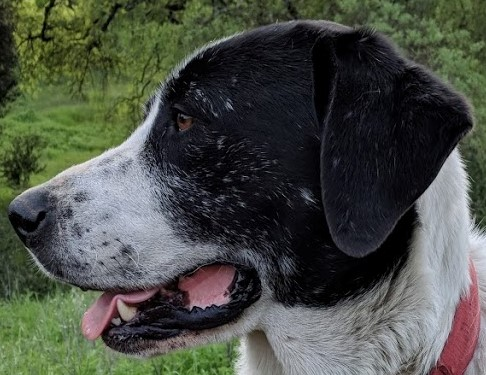
#> input picture DATA/sammy_face.jpg, 486 x 375 px
$ jupyter execute lecture3.ipynb   (shell and % lines are left out)
#> lines starting #> are read from the running program, lines starting #| are printed output that depends on the picture; after the words box and inside, x2 and y2 are one past the last pixel; in counts of white or black regions, pixels touching at a corner belong together
[cell 1]
import cv2
import numpy as np
import matplotlib.pyplot as plt

[cell 2]
img=cv2.imread(r'../DATA/sammy_face.jpg')
#> img is the input picture: shape (375, 486, 3); mean B, G, R 70, 78.7, 74.2

[cell 3]
plt.imshow(img)

[cell 4]
edges=cv2.Canny(image=img,threshold1=127,threshold2=127)
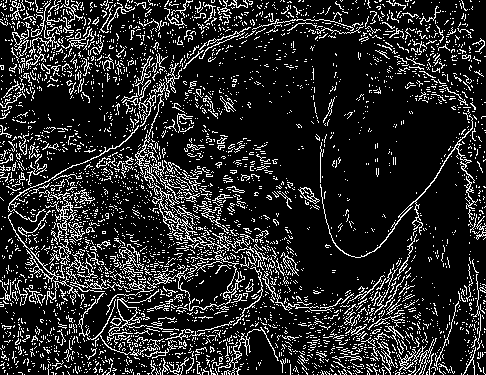
#> edges: shape (375, 486); 15.6% white in thin lines or dots

[cell 5]
plt.imshow(edges)

[cell 6]
edges=cv2.Canny(image=img,threshold1=0,threshold2=255)
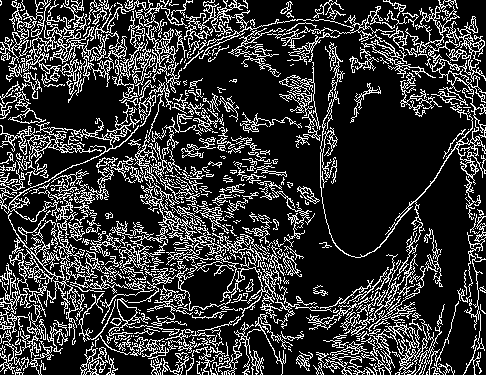
#> edges: shape (375, 486); 21% white in thin lines or dots
plt.imshow(edges)

[cell 7]
med_val=np.median(img)
#> med_val = 64

[cell 8]
med_val
#> Out = 64

[cell 9]
#LOWER THERESHOLD TO EITHER 0 OR 70% OF THE MEDIAN VALUE WHICHEVER IS GREATER
lower=int(max(0,0.7*med_val))
#> lower = 44
#UPPER THRESHOLD TO EITHER 130% OF THE MEDIAN OR THE MAX 255,WHICH IS SMALLER
upper=int(min(255,1.3*med_val))
#> upper = 83

[cell 10]
edges=cv2.Canny(image=img,threshold1=lower,threshold2=upper)
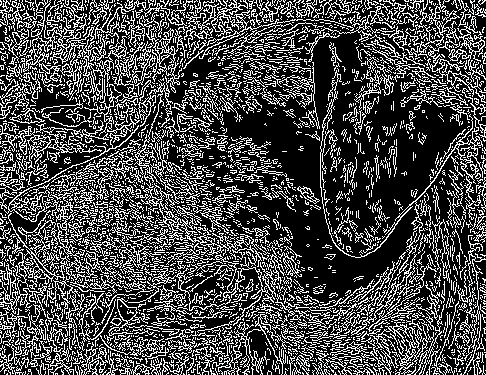
#> edges: shape (375, 486); 28.7% white in thin lines or dots
plt.imshow(edges)

[cell 11]
#ACTUALLY IT PERFORMED BAD RESULT

[cell 12]
upper
#> Out = 83

[cell 13]
blurred_img=cv2.blur(img,ksize=(5,5))
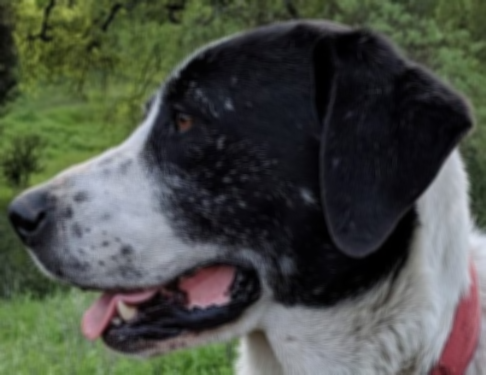
#> blurred_img: shape (375, 486, 3); mean B, G, R 70, 78.7, 74.2

[cell 14]
edges=cv2.Canny(image=blurred_img,threshold1=lower,threshold2=upper)
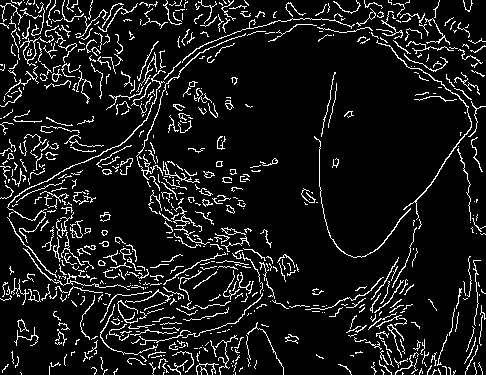
#> edges: shape (375, 486); 9.4% white in thin lines or dots
plt.imshow(edges)

$ run again, with DATA/Denis_Mukwege.jpg copied over DATA/sammy_face.jpg
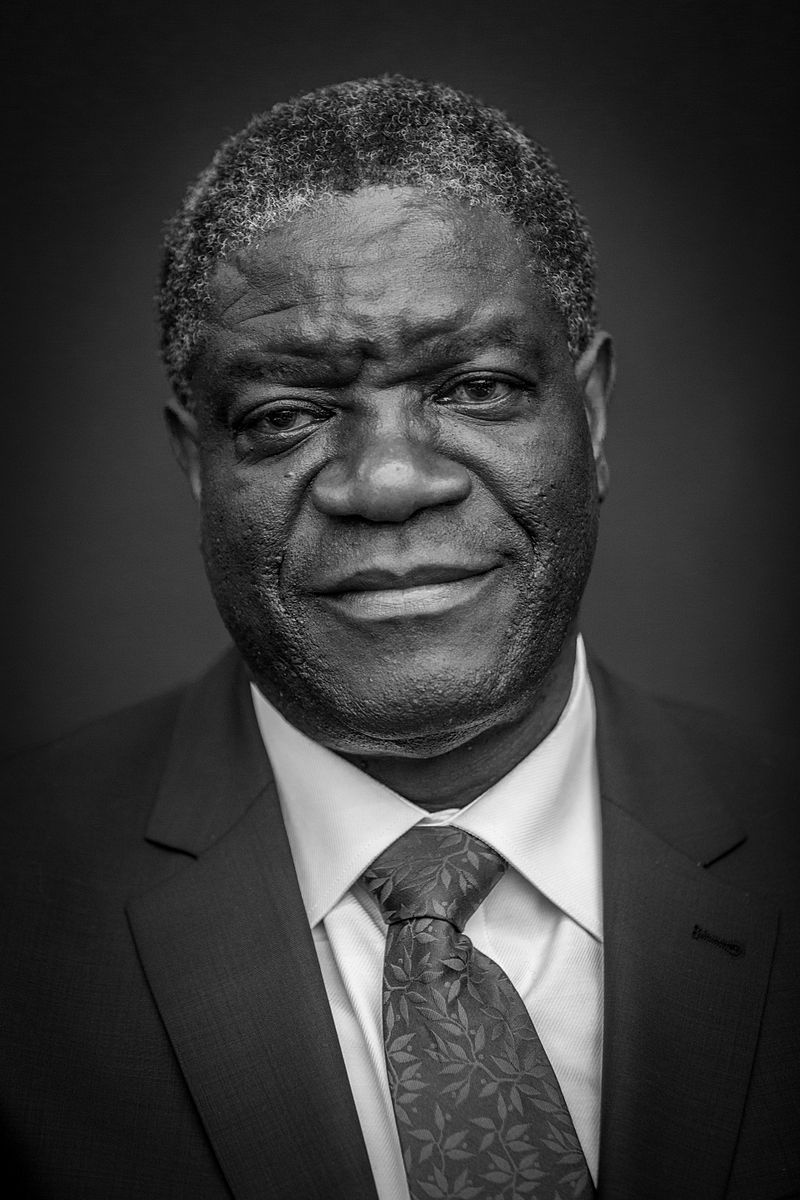
#> input picture DATA/Denis_Mukwege.jpg, 800 x 1200 px
#> img is the input picture: shape (1200, 800, 3); min 0, max 255, mean 58.8
#> `edges=cv2.Canny(image=img,threshold1=0,threshold2=255)`:
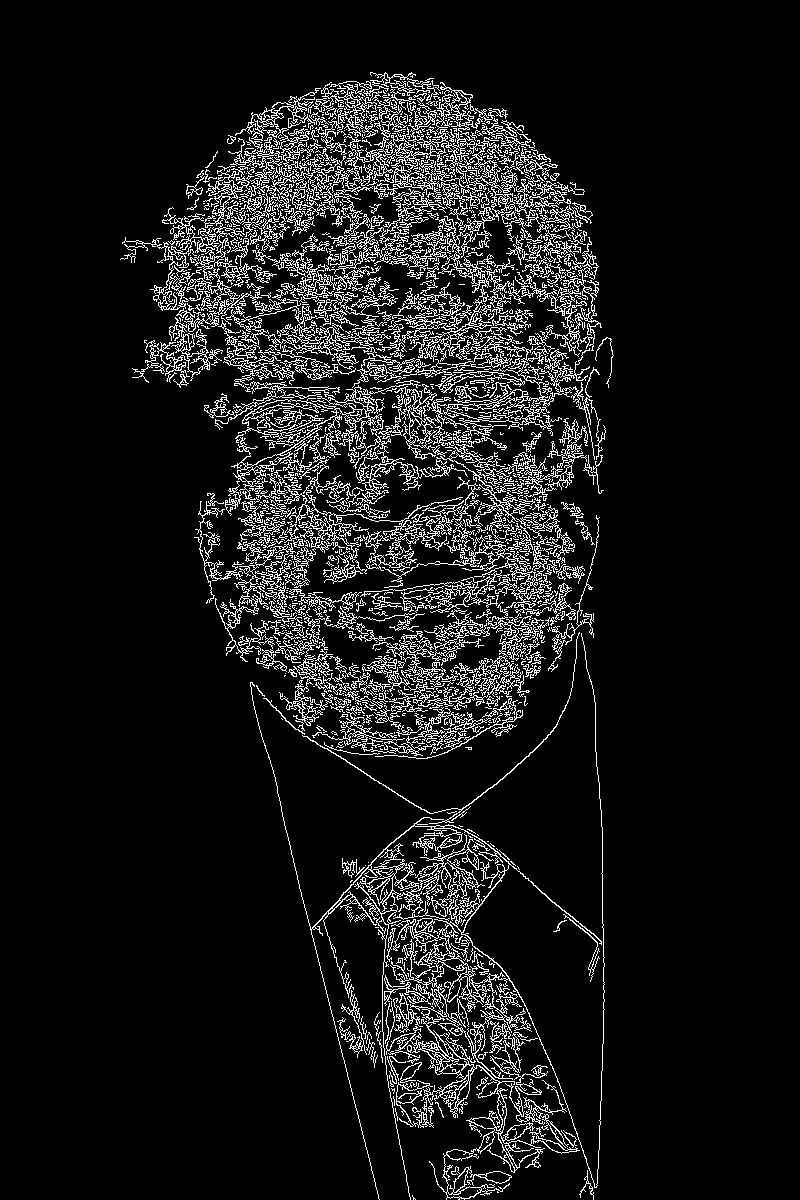
#> edges: shape (1200, 800); 9.1% white in thin lines or dots, all inside (x1, y1, x2, y2) = (120, 72, 614, 1200)
#> med_val = 43
#> lower = 30
#> upper = 55
#> `edges=cv2.Canny(image=blurred_img,threshold1=lower,threshold2=upper)`:
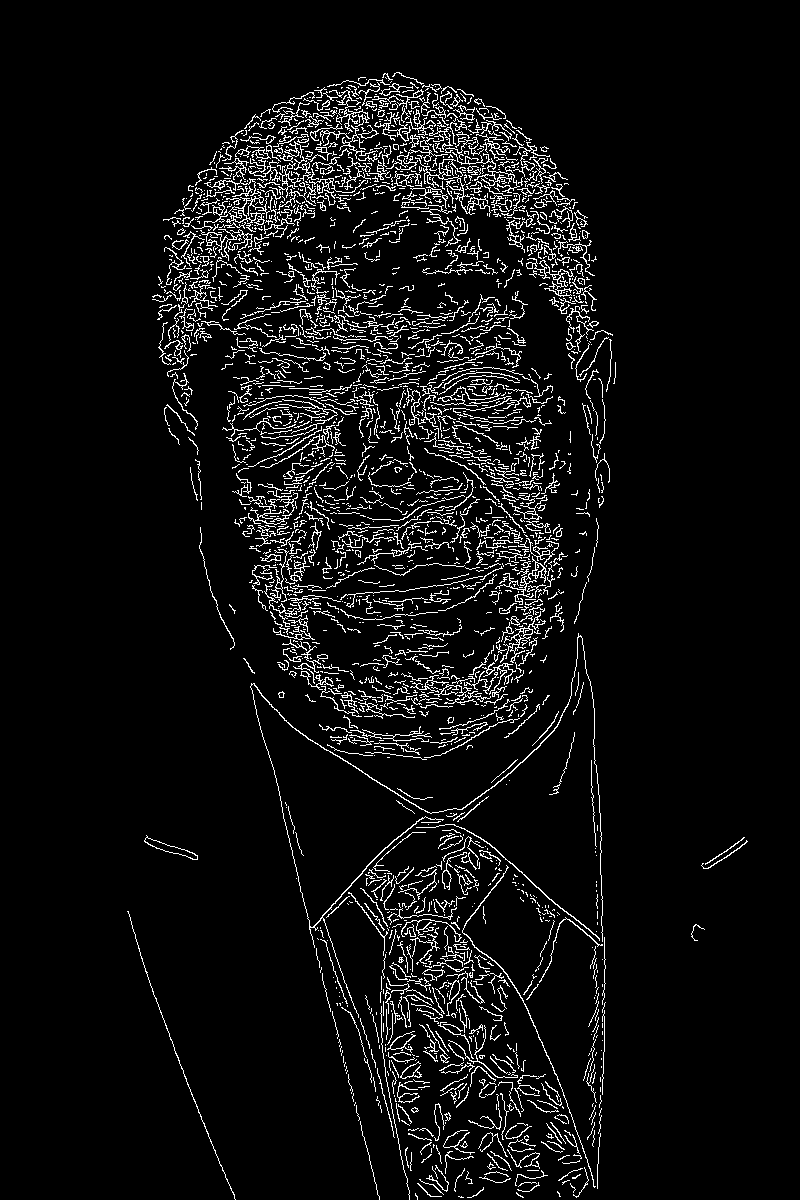
#> edges: shape (1200, 800); 6% white in thin lines or dots, all inside (x1, y1, x2, y2) = (127, 72, 748, 1200)

$ run again, with DATA/Nadia_Murad.jpg copied over DATA/sammy_face.jpg
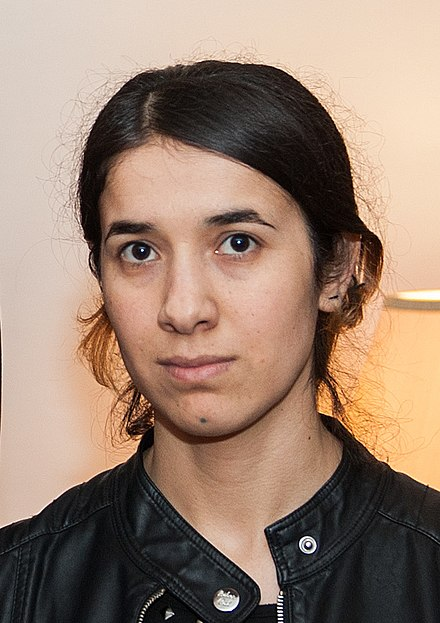
#> input picture DATA/Nadia_Murad.jpg, 440 x 623 px
#> img is the input picture: shape (623, 440, 3); mean B, G, R 112.7, 129.2, 153.8
#> `edges=cv2.Canny(image=img,threshold1=0,threshold2=255)`:
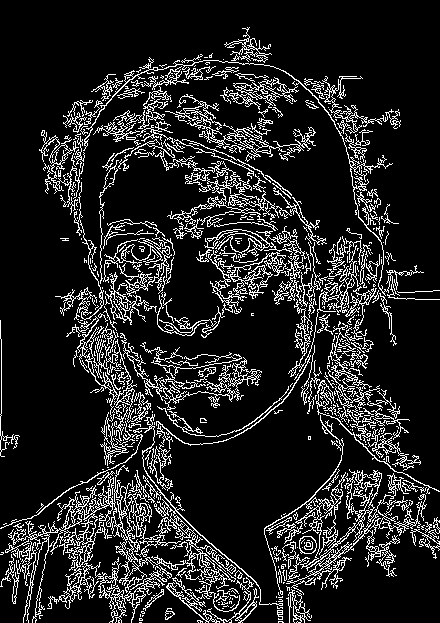
#> edges: shape (623, 440); 13.8% white in thin lines or dots
#> med_val = 151
#> lower = 105
#> upper = 196
#> `edges=cv2.Canny(image=blurred_img,threshold1=lower,threshold2=upper)`:
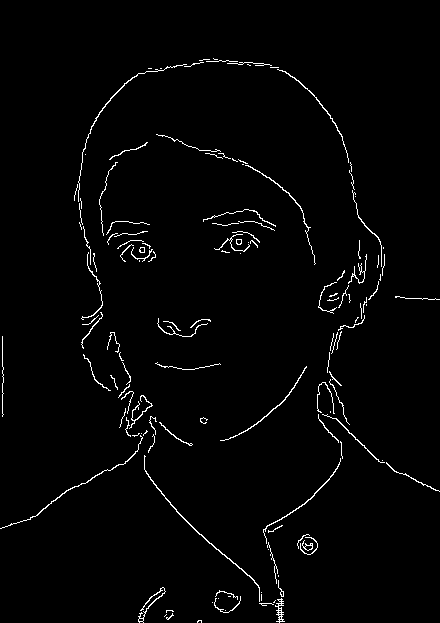
#> edges: shape (623, 440); 1.9% white in thin lines or dots
